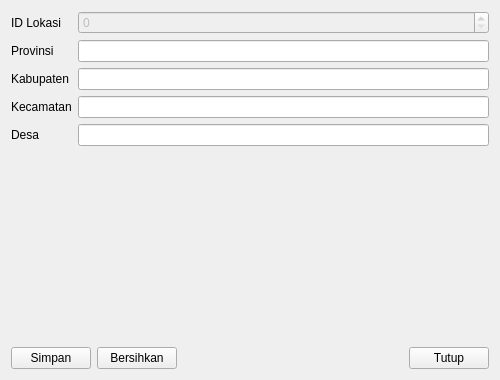
<?xml version="1.0" encoding="UTF-8"?>
<ui version="4.0">
 <class>LokasiForm</class>
 <widget class="QWidget" name="LokasiForm">
  <property name="geometry">
   <rect><x>0</x><y>0</y><width>500</width><height>380</height></rect>
  </property>
  <property name="windowTitle">
   <string>Form Lokasi (Sederhana)</string>
  </property>
  <layout class="QVBoxLayout" name="verticalLayout">
   <item>
    <layout class="QFormLayout" name="formLayout">
     
<item row="0" column="0"><widget class="QLabel" name="lblId"><property name="text"><string>ID Lokasi</string></property></widget></item>
<item row="0" column="1"><widget class="QSpinBox" name="id_lokasi"><property name="enabled"><bool>false</bool></property><property name="maximum"><number>2147483647</number></property></widget></item>

<item row="1" column="0"><widget class="QLabel" name="lblProv"><property name="text"><string>Provinsi</string></property></widget></item>
<item row="1" column="1"><widget class="QLineEdit" name="provinsi"/></item>

<item row="2" column="0"><widget class="QLabel" name="lblKab"><property name="text"><string>Kabupaten</string></property></widget></item>
<item row="2" column="1"><widget class="QLineEdit" name="kabupaten"/></item>

<item row="3" column="0"><widget class="QLabel" name="lblKec"><property name="text"><string>Kecamatan</string></property></widget></item>
<item row="3" column="1"><widget class="QLineEdit" name="kecamatan"/></item>

<item row="4" column="0"><widget class="QLabel" name="lblDesa"><property name="text"><string>Desa</string></property></widget></item>
<item row="4" column="1"><widget class="QLineEdit" name="desa"/></item>

    </layout>
   </item>
   <item>
    <layout class="QHBoxLayout" name="buttonLayout">
     <item><widget class="QPushButton" name="btnSave"><property name="text"><string>Simpan</string></property></widget></item>
     <item><widget class="QPushButton" name="btnClear"><property name="text"><string>Bersihkan</string></property></widget></item>
     <item>
      <spacer name="horizontalSpacer">
       <property name="orientation"><enum>Qt::Horizontal</enum></property>
       <property name="sizeHint"><size><width>40</width><height>20</height></size></property>
      </spacer>
     </item>
     <item><widget class="QPushButton" name="btnClose"><property name="text"><string>Tutup</string></property></widget></item>
    </layout>
   </item>
  </layout>
 </widget>
 <resources/>
 <connections/>
</ui>
